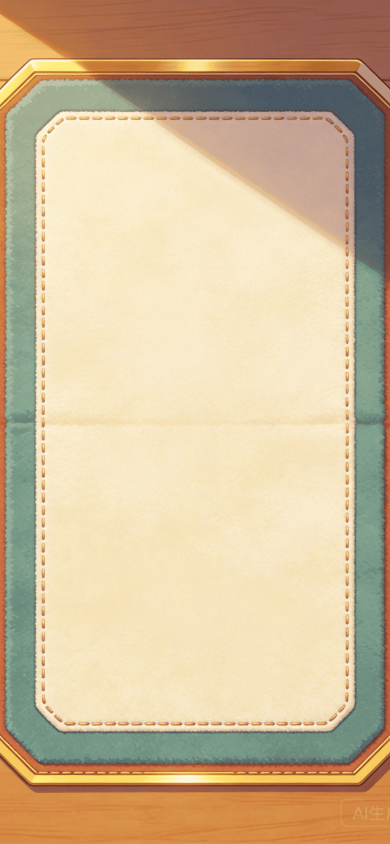
#> input picture minigame/assets/bg_board.png, 780 x 1688 px (shown at 1/2 size)
$ python image_qa.py ../../minigame/assets/bg_board.png
#> lines starting #> are read from the running program, lines starting #| are printed output that depends on the picture
#!/usr/bin/env python3
"""
花眼记 · 配图交付前 QA（image_qa）
====================================
借鉴歸藏 material-illustration skill「交付前 QA 审核（反模式纠正）」的精神，
落在花眼记 DNA 上：纯 PIL、零外部依赖、不引任何视觉模型 / 外部 API。

为什么这么做（与 huayanji 现状对齐）：
- 生图 prompt（prompt_factory.STYLE / NEGATIVE）已主动规避「图内文字 / 水印 / 乱码」，
  所以不需要 OCR 级检测；
- 真正会破坏产出的，是「空图 / 纯色 / 下载失败 / 裁切 / 极端偏色」这类结构性问题，
  纯 PIL 像素统计即可覆盖；
- PIL 信息图已有 fact_check 管「数据准确」，这里补「视觉层」自检。

反模式清单（对应歸藏的反模式，但用像素统计实现）：
1. 文件完整：存在、可读、PIL 能 open
2. 空图 / 纯色：像素标准差极低 → FAIL（对应「画面无内容 / 被裁切」）
3. 全黑 / 全白：极端偏色（mean 接近 0 或 255）→ FAIL（对应「渲染失败」）
4. 尺寸异常：单边过小或不符合 expected_size → FAIL / WARN（对应「裁切」）
5. 文件过小：字节数异常小 → FAIL（对应「空白 / 损坏 / 下载失败」）

severity:
- 'warn'  （默认）：打印警告，不阻断产线（向后兼容现有 pipeline）
- 'strict'：raise ImageQAError，阻断并要求重生成

用法：
    from image_qa import qa_image, qa_directory
    rep = qa_image(path)                    # 返回 QAReport
    qa_image(path, severity='strict')       # 失败则抛异常
    reps = qa_directory('content/media/generated')
"""
from __future__ import annotations

import os
import sys
from dataclasses import dataclass, field
from pathlib import Path
from typing import Dict, List, Optional

from PIL import Image


# ════════════════════════════════════════════════════════════════
# 阈值（保守设定，避免误判正常插画 / 信息图）
# ════════════════════════════════════════════════════════════════
_MIN_DIM = 100            # 单边像素小于此 → 尺寸异常
_PURE_COLOR_STD = 6.0     # 灰度标准差低于此 → 疑似纯色 / 空图
_BLACK_MEAN = 6.0         # 灰度均值低于此 → 疑似全黑
_WHITE_MEAN = 249.0       # 灰度均值高于此 → 疑似全白
_MIN_FILESIZE = 2048      # 字节数低于此 → 文件过小 / 疑似空白损坏


class ImageQAError(Exception):
    """strict 模式下 QA 不通过时抛出。"""


@dataclass
class QAReport:
    """单图 QA 结果。"""
    path: str
    passed: bool
    issues: List[str] = field(default_factory=list)
    metrics: Dict = field(default_factory=dict)

    def to_dict(self) -> Dict:
        return {
            "path": self.path,
            "passed": self.passed,
            "issues": self.issues,
            "metrics": self.metrics,
        }


def _pixel_stats(path: str):
    """返回 (w, h, mean, std, filesize)；打不开则抛异常。"""
#> called with path = '../../minigame/assets/bg_board.png'
    img = Image.open(path)
#> img is the input picture: PIL image 780x1688 P; mean R, G, B 207.9, 186.2, 152
    gray = img.convert("L")
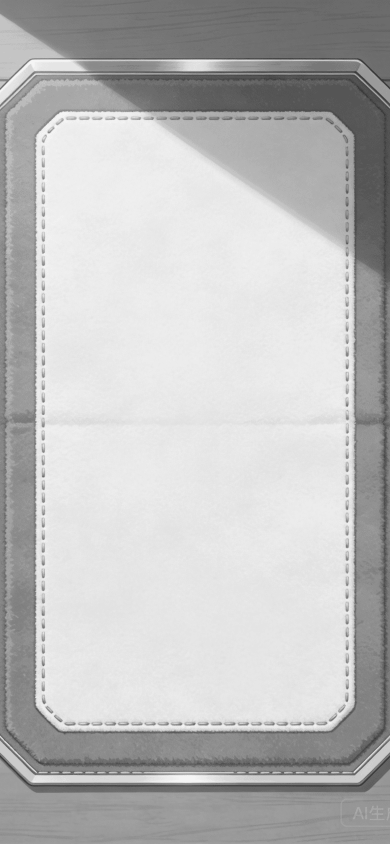
#> gray: PIL image 780x1688 L (shown at 1/2 size); min 58, max 245, mean 188.8
    w, h = gray.size
#> w = 780; h = 1688
    small = gray.resize((64, 64))
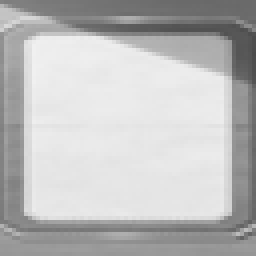
#> small: PIL image 64x64 L (shown 4 times larger); min 75, max 240, mean 188.8
    px = list(small.getdata())
#> px = 4096 values, max 240 at index 712, min 75 at index 895, mean 188.8
    n = len(px)
#> n = 4096
    mean = sum(px) / n
#> mean = 188.8
    var = sum((p - mean) ** 2 for p in px) / n
#> var = 2379.3
    std = var ** 0.5
#> std = 48.78
    filesize = os.path.getsize(path)
    return w, h, mean, std, filesize


def qa_image(
    path: str,
    severity: str = "warn",
    expected_size: Optional[tuple] = None,
) -> QAReport:
    """对单张图片做交付前反模式自检。

    Args:
        path: 图片路径
        severity: 'warn'（默认，不阻断）/ 'strict'（失败抛 ImageQAError）
        expected_size: 可选 (w, h)，不符则报尺寸异常
    Returns:
        QAReport
    """
    issues: List[str] = []
    metrics: Dict = {}

    try:
        w, h, mean, std, filesize = _pixel_stats(path)
#> w = 780; h = 1688; mean = 188.8; std = 48.78; filesize = 440169
    except Exception as e:
        issues.append(f"无法打开图片: {e}")
        metrics = {"error": str(e)}
        rep = QAReport(str(path), False, issues, metrics)
        _emit(rep, severity)
        return rep

    metrics = {
        "width": w,
        "height": h,
        "mean_brightness": round(mean, 1),
        "stddev": round(std, 1),
        "filesize": filesize,
    }
#> metrics = {'width': 780, 'height': 1688, 'mean_brightness': 188.8, 'stddev': 48.8, 'filesize': 440169}

    # 4. 尺寸异常
    if w < _MIN_DIM or h < _MIN_DIM:
        issues.append(f"尺寸异常过小: {w}x{h}")
    if expected_size and (w, h) != tuple(expected_size):
        issues.append(f"尺寸不符预期: 实际 {w}x{h} vs 预期 {expected_size}")

    # 2. 空图 / 纯色
    if std < _PURE_COLOR_STD:
        issues.append(f"疑似纯色/空图: stddev={std:.1f}")

    # 3. 全黑 / 全白
    if mean < _BLACK_MEAN:
        issues.append(f"疑似全黑图: mean={mean:.1f}")
    elif mean > _WHITE_MEAN:
        issues.append(f"疑似全白图: mean={mean:.1f}")

    # 5. 文件过小
    if filesize < _MIN_FILESIZE:
        issues.append(f"文件过小疑似空白/损坏: {filesize}B")

    passed = not issues
    rep = QAReport(str(path), passed, issues, metrics)
    _emit(rep, severity)
    return rep


def _emit(rep: QAReport, severity: str) -> None:
    if rep.passed:
        print(f"✅ QA 通过: {rep.path}  {rep.metrics}")
    else:
        msg = f"⚠️  QA 不通过: {rep.path}  issues={rep.issues}"
        if severity == "strict":
            raise ImageQAError(msg)
        print(msg, file=sys.stderr)


def qa_directory(dir_path: str, pattern: str = "*.jpg", severity: str = "warn") -> List[QAReport]:
    """对目录下所有匹配图片批量 QA，返回报告列表并打印汇总。"""
    from glob import glob

    paths = sorted(glob(os.path.join(dir_path, pattern)))
    reports = [qa_image(p, severity=severity) for p in paths]
    passed = sum(1 for r in reports if r.passed)
    print(f"📊 QA 目录 {dir_path}: {passed}/{len(reports)} 通过")
    return reports


if __name__ == "__main__":
    import sys as _sys
    if len(_sys.argv) > 1:
        target = _sys.argv[1]
        if os.path.isdir(target):
            qa_directory(target)
        else:
            rep = qa_image(target)
            _sys.exit(0 if rep.passed else 1)
#> (the program exits here)

$ run again, on minigame/assets/bg_hub.png
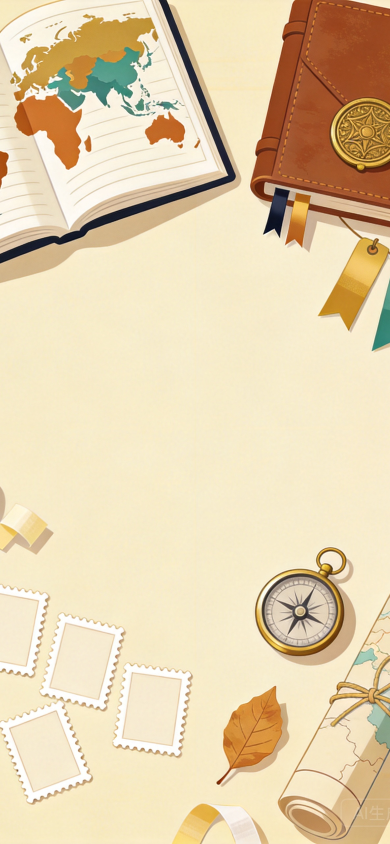
#> input picture minigame/assets/bg_hub.png, 780 x 1688 px (shown at 1/2 size)
#> in _pixel_stats, img is the input picture: PIL image 780x1688 RGB; mean R, G, B 229.1, 210.2, 175.5
#> in _pixel_stats, `gray = img.convert("L")`:
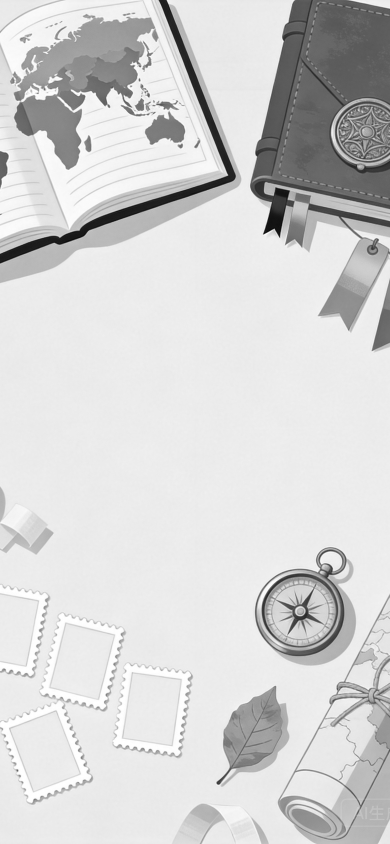
#> gray: PIL image 780x1688 L (shown at 1/2 size); min 4, max 255, mean 211.9
#> in _pixel_stats, `small = gray.resize((64, 64))`:
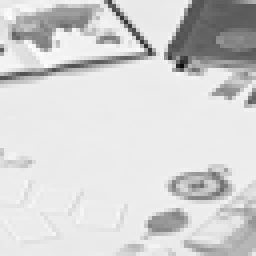
#> small: PIL image 64x64 L (shown 4 times larger); min 10, max 255, mean 211.9
#> px = 4096 values, max 255 at index 258, min 10 at index 1069, mean 211.9
#> n = 4096
#> in _pixel_stats, `mean = sum(px) / n`: mean = 211.9
#> var = 1913.9
#> in _pixel_stats, `std = var ** 0.5`: std = 43.75
#> in qa_image, `w, h, mean, std, filesize = _pixel_stats(path)`: w = 780; h = 1688; mean = 211.9; std = 43.75; filesize = 1451873
#> metrics = {'width': 780, 'height': 1688, 'mean_brightness': 211.9, 'stddev': 43.7, 'filesize': 1451873}
